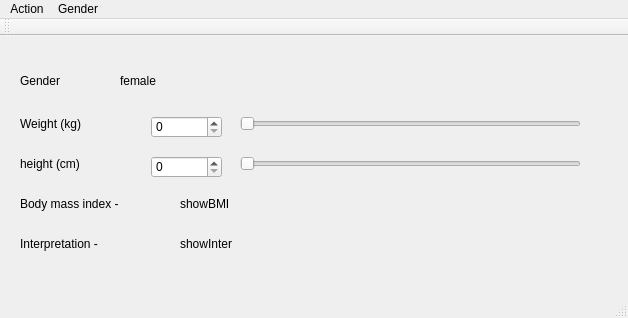
<?xml version="1.0" encoding="UTF-8"?>
<ui version="4.0">
 <class>MainWindow</class>
 <widget class="QMainWindow" name="MainWindow">
  <property name="geometry">
   <rect>
    <x>0</x>
    <y>0</y>
    <width>628</width>
    <height>318</height>
   </rect>
  </property>
  <property name="windowTitle">
   <string>MainWindow</string>
  </property>
  <widget class="QWidget" name="centralWidget">
   <widget class="QLabel" name="gender_label">
    <property name="geometry">
     <rect>
      <x>20</x>
      <y>40</y>
      <width>45</width>
      <height>10</height>
     </rect>
    </property>
    <property name="text">
     <string>Gender</string>
    </property>
   </widget>
   <widget class="QLabel" name="show_gen_label">
    <property name="geometry">
     <rect>
      <x>120</x>
      <y>40</y>
      <width>45</width>
      <height>10</height>
     </rect>
    </property>
    <property name="text">
     <string>female</string>
    </property>
   </widget>
   <widget class="QLabel" name="weight_label">
    <property name="geometry">
     <rect>
      <x>20</x>
      <y>80</y>
      <width>101</width>
      <height>16</height>
     </rect>
    </property>
    <property name="text">
     <string>Weight (kg)</string>
    </property>
   </widget>
   <widget class="QLabel" name="height_label">
    <property name="geometry">
     <rect>
      <x>20</x>
      <y>120</y>
      <width>101</width>
      <height>16</height>
     </rect>
    </property>
    <property name="text">
     <string>height (cm)</string>
    </property>
   </widget>
   <widget class="QLabel" name="BMI_label">
    <property name="geometry">
     <rect>
      <x>20</x>
      <y>160</y>
      <width>141</width>
      <height>16</height>
     </rect>
    </property>
    <property name="text">
     <string>Body mass index -</string>
    </property>
   </widget>
   <widget class="QLabel" name="show_BMI_label">
    <property name="geometry">
     <rect>
      <x>180</x>
      <y>160</y>
      <width>121</width>
      <height>16</height>
     </rect>
    </property>
    <property name="text">
     <string>showBMI</string>
    </property>
   </widget>
   <widget class="QLabel" name="interpret_label">
    <property name="geometry">
     <rect>
      <x>20</x>
      <y>200</y>
      <width>131</width>
      <height>16</height>
     </rect>
    </property>
    <property name="text">
     <string>Interpretation -</string>
    </property>
   </widget>
   <widget class="QLabel" name="show_intrp_label">
    <property name="geometry">
     <rect>
      <x>180</x>
      <y>200</y>
      <width>161</width>
      <height>16</height>
     </rect>
    </property>
    <property name="text">
     <string>showInter</string>
    </property>
   </widget>
   <widget class="QSpinBox" name="weight_spinBox">
    <property name="geometry">
     <rect>
      <x>151</x>
      <y>80</y>
      <width>71</width>
      <height>22</height>
     </rect>
    </property>
    <property name="maximum">
     <number>300</number>
    </property>
   </widget>
   <widget class="QSpinBox" name="height_spinBox">
    <property name="geometry">
     <rect>
      <x>151</x>
      <y>120</y>
      <width>71</width>
      <height>22</height>
     </rect>
    </property>
    <property name="maximum">
     <number>300</number>
    </property>
   </widget>
   <widget class="QSlider" name="weight_horizontalSlider">
    <property name="geometry">
     <rect>
      <x>240</x>
      <y>80</y>
      <width>341</width>
      <height>16</height>
     </rect>
    </property>
    <property name="maximum">
     <number>300</number>
    </property>
    <property name="orientation">
     <enum>Qt::Horizontal</enum>
    </property>
   </widget>
   <widget class="QSlider" name="height_horizontalSlider">
    <property name="geometry">
     <rect>
      <x>240</x>
      <y>120</y>
      <width>341</width>
      <height>16</height>
     </rect>
    </property>
    <property name="maximum">
     <number>300</number>
    </property>
    <property name="orientation">
     <enum>Qt::Horizontal</enum>
    </property>
   </widget>
  </widget>
  <widget class="QMenuBar" name="menuBar">
   <property name="geometry">
    <rect>
     <x>0</x>
     <y>0</y>
     <width>628</width>
     <height>28</height>
    </rect>
   </property>
   <widget class="QMenu" name="menuAction">
    <property name="title">
     <string>Action</string>
    </property>
    <addaction name="actionReset"/>
    <addaction name="actionQuit"/>
   </widget>
   <widget class="QMenu" name="menuGender">
    <property name="title">
     <string>Gender</string>
    </property>
    <addaction name="actionFemale"/>
    <addaction name="actionMale"/>
   </widget>
   <addaction name="menuAction"/>
   <addaction name="menuGender"/>
  </widget>
  <widget class="QToolBar" name="mainToolBar">
   <attribute name="toolBarArea">
    <enum>TopToolBarArea</enum>
   </attribute>
   <attribute name="toolBarBreak">
    <bool>false</bool>
   </attribute>
  </widget>
  <widget class="QStatusBar" name="statusBar"/>
  <action name="actionReset">
   <property name="text">
    <string>Reset</string>
   </property>
  </action>
  <action name="actionQuit">
   <property name="text">
    <string>Quit</string>
   </property>
  </action>
  <action name="actionFemale">
   <property name="checkable">
    <bool>true</bool>
   </property>
   <property name="text">
    <string>Female</string>
   </property>
  </action>
  <action name="actionMale">
   <property name="checkable">
    <bool>true</bool>
   </property>
   <property name="text">
    <string>Male</string>
   </property>
  </action>
 </widget>
 <layoutdefault spacing="6" margin="11"/>
 <resources/>
 <connections>
  <connection>
   <sender>weight_horizontalSlider</sender>
   <signal>valueChanged(int)</signal>
   <receiver>weight_spinBox</receiver>
   <slot>setValue(int)</slot>
   <hints>
    <hint type="sourcelabel">
     <x>263</x>
     <y>117</y>
    </hint>
    <hint type="destinationlabel">
     <x>182</x>
     <y>117</y>
    </hint>
   </hints>
  </connection>
  <connection>
   <sender>height_horizontalSlider</sender>
   <signal>valueChanged(int)</signal>
   <receiver>height_spinBox</receiver>
   <slot>setValue(int)</slot>
   <hints>
    <hint type="sourcelabel">
     <x>278</x>
     <y>155</y>
    </hint>
    <hint type="destinationlabel">
     <x>199</x>
     <y>157</y>
    </hint>
   </hints>
  </connection>
  <connection>
   <sender>height_spinBox</sender>
   <signal>valueChanged(int)</signal>
   <receiver>height_horizontalSlider</receiver>
   <slot>setValue(int)</slot>
   <hints>
    <hint type="sourcelabel">
     <x>199</x>
     <y>165</y>
    </hint>
    <hint type="destinationlabel">
     <x>365</x>
     <y>152</y>
    </hint>
   </hints>
  </connection>
  <connection>
   <sender>weight_spinBox</sender>
   <signal>valueChanged(int)</signal>
   <receiver>weight_horizontalSlider</receiver>
   <slot>setValue(int)</slot>
   <hints>
    <hint type="sourcelabel">
     <x>198</x>
     <y>120</y>
    </hint>
    <hint type="destinationlabel">
     <x>349</x>
     <y>115</y>
    </hint>
   </hints>
  </connection>
 </connections>
</ui>
